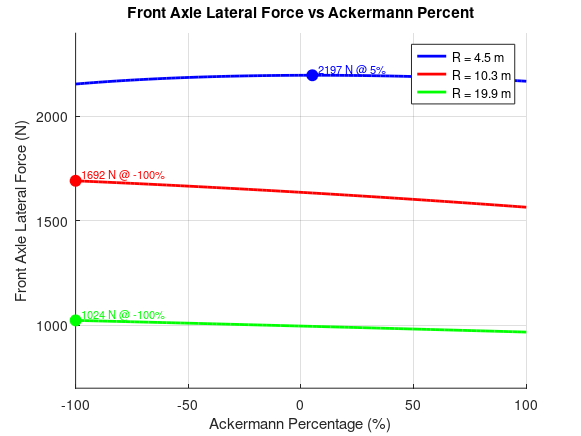

MATLAB code to generate this figure:
close all;
clear all;
reset(groot);
set(groot, 'defaultFigureRenderer', 'painters');

function Fy_out = pacejka_Fy(alpha, Fz)
    % Fz: positive vertical load (N)
    % alpha: slip angle (deg)
    % Fy_out: lateral force (N, positive)
    Fz_neg = -Fz;  % model was fit with negative Fz convention internally
    B = -0.34876850845497   + -0.000342768832610576   .* Fz_neg + -0.000000132470321272606 .* (Fz_neg.^2);
    C =  0.550922217610631  + -0.00244368807392709    .* Fz_neg + -0.00000123205368392996  .* (Fz_neg.^2);
    D =  338.398705773254   + -1.97694424258987       .* Fz_neg;
    E =  0.355389594938201  +  31.244897244705        .* exp(0.0164059211355328 .* Fz_neg);
    F = 0;
    Bx = B .* alpha;
    Fy_out = -0.6*D .* sin(C .* atan(Bx - E .* (Bx - atan(Bx))) + F); % negate: fit produces negative, we want positive output
end

%% defining variables

t = 1.208;  % track width, m
wb = 1.55;  % wheelbase, m
cg = 0.279;  % cg height, m
m = 164.245;  % mass on front axle, kg
ay = 1.5*9.81;  % assume 1.5g lateral acceleration 
radius = linspace(4.5, 100, 100);  % corner radii range
ackermann = linspace(-1,1,100);  % ackermann fraction range, from 100% anti to 100% pro

%% vertical loads

FzO = (m/2)*9.81+m*cg*ay/t;  % outer tire vertical load
FzI = (m/2)*9.81-m*cg*ay/t;  % inner tire vertical load

%% single steering input: the Ackermann-neutral (geometric mean) steer angle

delta_acker_mean = atan(wb ./ radius);  % steer angle to CG path

[R_grid, A_grid] = meshgrid(radius, ackermann);
delta_mean_g = atan(wb ./ R_grid);

% geometric Ackermann angles for each wheel
delta_i_acker_g = atan(wb ./ (R_grid - t/2));
delta_o_acker_g = atan(wb ./ (R_grid + t/2));

% actual steer angles: ackermann fraction blends from parallel to full Ackermann
%   ackermann=1  → each wheel gets its geometric Ackermann angle
%   ackermann=0  → both wheels get delta_mean (parallel)
%   ackermann=-1 → angles are mirrored (anti-Ackermann)
delta_o_g = delta_mean_g + A_grid .* (delta_o_acker_g - delta_mean_g);
delta_i_g = delta_mean_g + A_grid .* (delta_i_acker_g - delta_mean_g);

%% vehicle body slip angle at front axle (small angle, steady state)
% β_f ≈ wb_f/R - this is the angle the front axle velocity vector makes
% with the car centerline just from the geometry of circular motion
% use front axle distance from CG
wb_f = wb * 0.465;  % front axle to CG distance, m 
beta_f = atan(wb_f ./ R_grid) .* (180/pi);  % deg, always positive

%% slip angles: geometric slip + body slip
alpha_o_g = (delta_o_g - delta_o_acker_g) .* (180/pi) + beta_f;
alpha_i_g = (delta_i_g - delta_i_acker_g) .* (180/pi) + beta_f;

%% lateral forces — no abs() needed now since beta_f keeps both positive
Fy_o = pacejka_Fy(alpha_o_g,       FzO .* ones(size(R_grid)));
Fy_i = pacejka_Fy(abs(alpha_i_g),  FzI .* ones(size(R_grid)));
Fy   = Fy_o + Fy_i;

%% Fy vs Ackermann at select radii
radii_to_plot = [4.5, 10, 20];
colors = {'b', 'r', 'g'};

figure; set(gcf, 'Renderer', 'painters');
hold on;

for k = 1:length(radii_to_plot)
    [~, r_idx] = min(abs(radius - radii_to_plot(k)));
    plot(ackermann * 100, Fy(:, r_idx), ...
        'Color', colors{k}, 'LineWidth', 2, ...
        'DisplayName', sprintf('R = %.1f m', radius(r_idx)));
    
    % mark peak
    [Fy_peak, peak_a_idx] = max(Fy(:, r_idx));
    peak_a_pct = ackermann(peak_a_idx) * 100;
    plot(peak_a_pct, Fy_peak, 'o', 'Color', colors{k}, ...
        'MarkerSize', 8, 'MarkerFaceColor', colors{k}, 'HandleVisibility', 'off');
    text(peak_a_pct, Fy_peak, sprintf('  %.0f N @ %.0f%%', Fy_peak, peak_a_pct), ...
        'Color', colors{k}, 'FontSize', 8, 'VerticalAlignment', 'bottom');
end

xlabel('Ackermann Percentage (%)');
ylabel('Front Axle Lateral Force (N)');
title('Front Axle Lateral Force vs Ackermann Percent');
legend('Location', 'best');
ylim([700, 2400]);
grid on;
